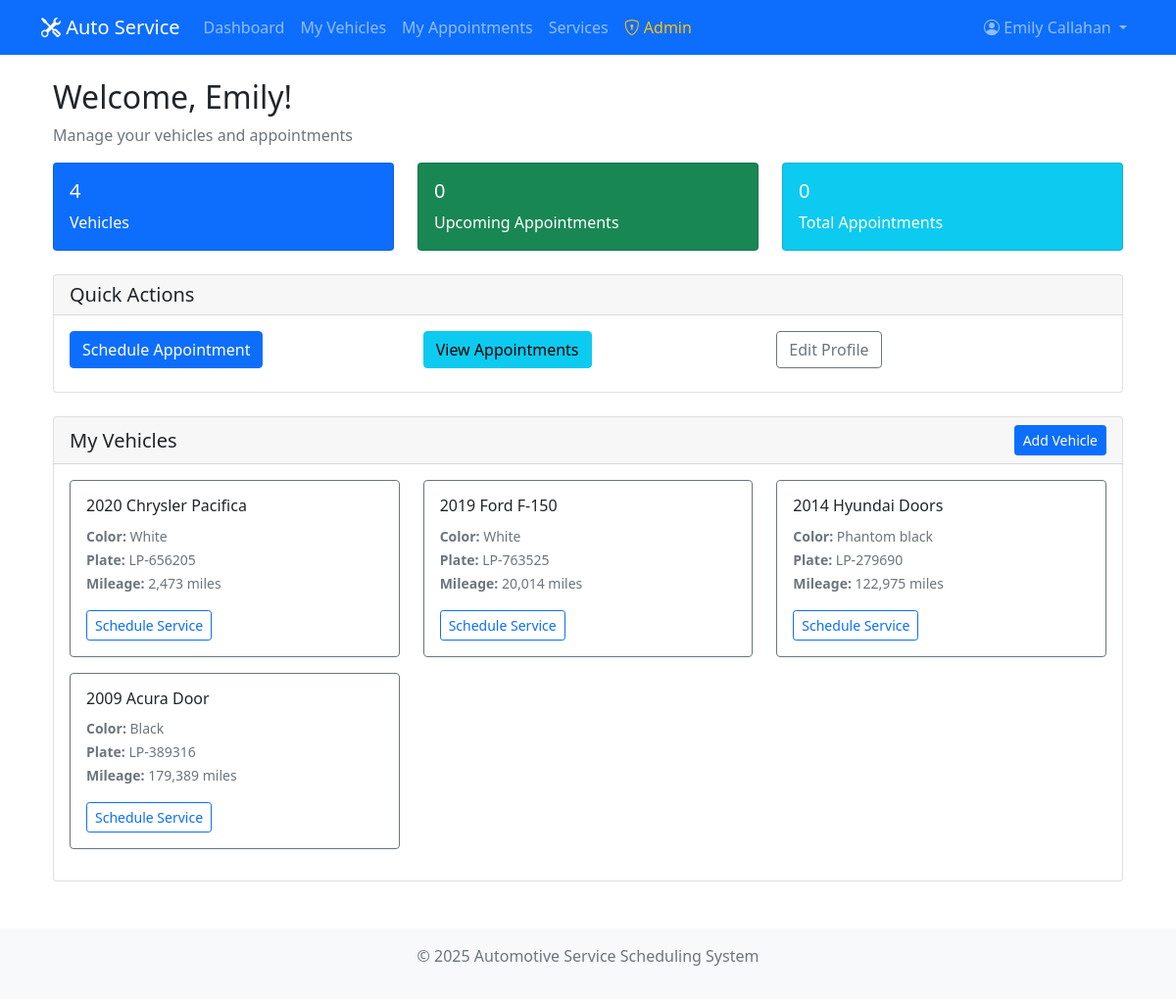
The app's page /dashboard (signed in) with its own data.
### tables this page shows
CREATE TABLE customers (
    id INTEGER PRIMARY KEY AUTOINCREMENT,
    first_name TEXT NOT NULL,
    last_name TEXT NOT NULL,
    email TEXT UNIQUE NOT NULL,
    password TEXT NOT NULL,
    phone TEXT NOT NULL,
    address TEXT,
    created_at TIMESTAMP DEFAULT CURRENT_TIMESTAMP
);

CREATE TABLE vehicles (
    id INTEGER PRIMARY KEY AUTOINCREMENT,
    customer_id INTEGER NOT NULL,
    make TEXT NOT NULL,
    model TEXT NOT NULL,
    year INTEGER NOT NULL,
    vin TEXT UNIQUE,
    license_plate TEXT,
    color TEXT,
    mileage INTEGER,
    created_at TIMESTAMP DEFAULT CURRENT_TIMESTAMP,
    FOREIGN KEY (customer_id) REFERENCES customers (id)
);

### app.py (the view)
@app.route('/dashboard')
@login_required
def dashboard():
    customer_id = session['customer_id']
    conn = get_db_connection()
    vehicles = conn.execute(
        'SELECT * FROM vehicles WHERE customer_id = ? ORDER BY year DESC, make, model',
        (customer_id,)
    ).fetchall()
    appointments = conn.execute('''
        SELECT a.*, v.make, v.model, v.year, s.name as service_name, s.price
        FROM appointments a
        JOIN vehicles v ON a.vehicle_id = v.id
        JOIN services s ON a.service_id = s.id
        WHERE a.customer_id = ?
        ORDER BY a.appointment_date DESC, a.appointment_time DESC
    ''', (customer_id,)).fetchall()
    upcoming_appointments = conn.execute('''
        SELECT a.*, v.make, v.model, v.year, s.name as service_name, s.price
        FROM appointments a
        JOIN vehicles v ON a.vehicle_id = v.id
        JOIN services s ON a.service_id = s.id
        WHERE a.customer_id = ? AND a.appointment_date >= date('now')
        ORDER BY a.appointment_date ASC, a.appointment_time ASC
    ''', (customer_id,)).fetchall()
    conn.close()
    current_customer = get_current_customer()
    return render_template('dashboard.html',
                         current_customer=current_customer,
                         vehicles=vehicles,
                         appointments=appointments,
                         upcoming_appointments=upcoming_appointments)

### app.py (called while the page is built)
def get_db_connection():
    conn = sqlite3.connect(DATABASE)
    conn.row_factory = sqlite3.Row
    return conn

def login_required(f):
    @wraps(f)
    def decorated_function(*args, **kwargs):
        if 'customer_id' not in session:
            flash('Please log in to access this page.', 'warning')
            return redirect(url_for('login'))
        return f(*args, **kwargs)
    return decorated_function

def get_current_customer():
    if 'customer_id' not in session:
        return None
    conn = get_db_connection()
    customer = conn.execute(
        'SELECT * FROM customers WHERE id = ?',
        (session['customer_id'],)
    ).fetchone()
    conn.close()
    return customer

### templates/dashboard.html (shortened to what this page needs)
{% extends "base.html" %}
{% block content %}
<div class="container mt-4">
    <div class="row">
        <div class="col-12">
            <h2>Welcome, {{ current_customer.first_name }}!</h2>
            <p class="text-muted">Manage your vehicles and appointments</p>
        </div>
    </div>
    <div class="row mb-4">
        <div class="col-md-4">
            <div class="card bg-primary text-white">
                <div class="card-body">
                    <h5 class="card-title">{{ vehicles|length }}</h5>
                    <p class="card-text">Vehicles</p>
                </div>
            </div>
        </div>
        <div class="col-md-4">
            <div class="card bg-success text-white">
                <div class="card-body">
                    <h5 class="card-title">{{ upcoming_appointments|length }}</h5>
                    <p class="card-text">Upcoming Appointments</p>
                </div>
            </div>
        </div>
        <div class="col-md-4">
            <div class="card bg-info text-white">
                <div class="card-body">
                    <h5 class="card-title">{{ appointments|length }}</h5>
                    <p class="card-text">Total Appointments</p>
                </div>
            </div>
        </div>
    </div>
    <div class="row mb-4">
        <div class="col-12">
            <div class="card">
                <div class="card-header">
                    <h5 class="mb-0">Quick Actions</h5>
                </div>
                <div class="card-body">
                    <div class="row">
                        <div class="col-md-4">
                            <a href="{{ url_for('add_appointment') }}" class="btn btn-primary btn-block mb-2">
                                 Schedule Appointment
                            </a>
                        </div>
                        <div class="col-md-4">
                            <a href="{{ url_for('my_appointments') }}" class="btn btn-info btn-block mb-2">
                                 View Appointments
                            </a>
                        </div>
                        <div class="col-md-4">
                            <a href="{{ url_for('profile') }}" class="btn btn-outline-secondary btn-block mb-2">
                                 Edit Profile
                            </a>
                        </div>
                    </div>
                </div>
            </div>
        </div>
    </div>
    <div class="row">
        <div class="col-12">
            <div class="card">
                <div class="card-header d-flex justify-content-between align-items-center">
                    <h5 class="mb-0">My Vehicles</h5>
                    <a href="{{ url_for('add_vehicle') }}" class="btn btn-sm btn-primary">
                         Add Vehicle
                    </a>
                </div>
                <div class="card-body">
                    {% if vehicles %}
                    <div class="row">
                        {% for vehicle in vehicles %}
                        <div class="col-md-6 col-lg-4 mb-3">
                            <div class="card border-secondary">
                                <div class="card-body">
                                    <h6 class="card-title">{{ vehicle.year }} {{ vehicle.make }} {{ vehicle.model }}</h6>
                                    <p class="card-text text-muted">
                                        <small>
                                            {% if vehicle.color %}<strong>Color:</strong> {{ vehicle.color }}<br>{% endif %}
                                            {% if vehicle.license_plate %}<strong>Plate:</strong> {{ vehicle.license_plate }}<br>{% endif %}
                                            {% if vehicle.mileage %}<strong>Mileage:</strong> {{ "{:,}".format(vehicle.mileage) }} miles{% endif %}
                                        </small>
                                    </p>
                                    <a href="{{ url_for('add_appointment') }}?vehicle_id={{ vehicle.id }}" class="btn btn-sm btn-outline-primary">
                                        Schedule Service
                                    </a>
                                </div>
                            </div>
                        </div>
                        {% endfor %}
                    </div>
                    {% else %}
                    <div class="text-center py-4">
                        <p class="text-muted">No vehicles registered yet.</p>
                        <a href="{{ url_for('add_vehicle') }}" class="btn btn-primary">Add Your First Vehicle</a>
                    </div>
                    {% endif %}
                </div>
            </div>
        </div>
    </div>
</div>
{% endblock %}

### records on screen
customers: first_name "Emily"
vehicles: year "2020", make "Chrysler", model "Pacifica", color "White", license_plate "LP-656205", mileage "2,473"
vehicles: year "2019", make "Ford", model "F-150", color "White", license_plate "LP-763525", mileage "20,014"
vehicles: year "2014", make "Hyundai", model "Doors", color "Phantom black", license_plate "LP-279690", mileage "122,975"
vehicles: year "2009", make "Acura", model "Door", color "Black", license_plate "LP-389316", mileage "179,389"

### other values on screen
{{ session.customer_name }} "Emily Callahan"
{{ vehicles|length }} "4"
{{ upcoming_appointments|length }} "0"
{{ appointments|length }} "0"
